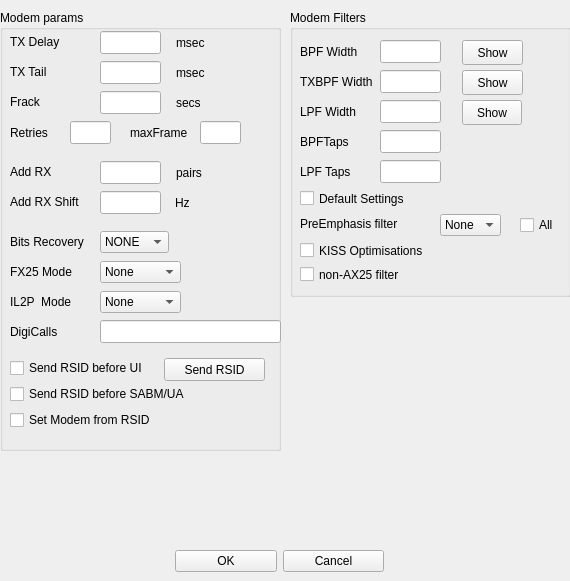
     <widget class="QWidget" name="scrollAreaWidgetContents_3">
      <property name="geometry">
       <rect>
        <x>0</x>
        <y>0</y>
        <width>570</width>
        <height>581</height>
       </rect>
      </property>
      <widget class="QGroupBox" name="filtersC">
       <property name="geometry">
        <rect>
         <x>290</x>
         <y>10</y>
         <width>281</width>
         <height>287</height>
        </rect>
       </property>
       <property name="title">
        <string>Modem Filters</string>
       </property>
       <widget class="QPushButton" name="showBPF_C">
        <property name="geometry">
         <rect>
          <x>172</x>
          <y>30</y>
          <width>61</width>
          <height>25</height>
         </rect>
        </property>
        <property name="text">
         <string>Show</string>
        </property>
       </widget>
       <widget class="QPushButton" name="showTXBPF_C">
        <property name="geometry">
         <rect>
          <x>172</x>
          <y>60</y>
          <width>61</width>
          <height>25</height>
         </rect>
        </property>
        <property name="text">
         <string>Show</string>
        </property>
       </widget>
       <widget class="QPushButton" name="showLPF_C">
        <property name="geometry">
         <rect>
          <x>172</x>
          <y>90</y>
          <width>60</width>
          <height>25</height>
         </rect>
        </property>
        <property name="text">
         <string>Show</string>
        </property>
       </widget>
       <widget class="QLineEdit" name="BPFWidthC">
        <property name="geometry">
         <rect>
          <x>90</x>
          <y>30</y>
          <width>61</width>
          <height>23</height>
         </rect>
        </property>
       </widget>
       <widget class="QLabel" name="label_35">
        <property name="geometry">
         <rect>
          <x>10</x>
          <y>30</y>
          <width>71</width>
          <height>23</height>
         </rect>
        </property>
        <property name="text">
         <string>BPF Width</string>
        </property>
       </widget>
       <widget class="QLabel" name="label_36">
        <property name="geometry">
         <rect>
          <x>10</x>
          <y>60</y>
          <width>81</width>
          <height>23</height>
         </rect>
        </property>
        <property name="text">
         <string>TXBPF Width</string>
        </property>
       </widget>
       <widget class="QLineEdit" name="TXBPFWidthC">
        <property name="geometry">
         <rect>
          <x>90</x>
          <y>60</y>
          <width>61</width>
          <height>23</height>
         </rect>
        </property>
       </widget>
       <widget class="QLabel" name="label_37">
        <property name="geometry">
         <rect>
          <x>10</x>
          <y>90</y>
          <width>71</width>
          <height>23</height>
         </rect>
        </property>
        <property name="text">
         <string>LPF Width</string>
        </property>
       </widget>
       <widget class="QLineEdit" name="LPFWidthC">
        <property name="geometry">
         <rect>
          <x>90</x>
          <y>90</y>
          <width>61</width>
          <height>23</height>
         </rect>
        </property>
       </widget>
       <widget class="QLineEdit" name="BPFTapsC">
        <property name="geometry">
         <rect>
          <x>90</x>
          <y>120</y>
          <width>61</width>
          <height>23</height>
         </rect>
        </property>
       </widget>
       <widget class="QLineEdit" name="LPFTapsC">
        <property name="geometry">
         <rect>
          <x>90</x>
          <y>150</y>
          <width>61</width>
          <height>23</height>
         </rect>
        </property>
       </widget>
       <widget class="QComboBox" name="preEmphC">
        <property name="geometry">
         <rect>
          <x>150</x>
          <y>204</y>
          <width>61</width>
          <height>22</height>
         </rect>
        </property>
        <item>
         <property name="text">
          <string>None</string>
         </property>
        </item>
        <item>
         <property name="text">
          <string>6 dB</string>
         </property>
        </item>
        <item>
         <property name="text">
          <string>12 dB</string>
         </property>
        </item>
       </widget>
       <widget class="QCheckBox" name="DefaultC">
        <property name="geometry">
         <rect>
          <x>10</x>
          <y>180</y>
          <width>171</width>
          <height>17</height>
         </rect>
        </property>
        <property name="text">
         <string>Default Settings</string>
        </property>
       </widget>
       <widget class="QCheckBox" name="KISSOptC">
        <property name="geometry">
         <rect>
          <x>10</x>
          <y>232</y>
          <width>166</width>
          <height>17</height>
         </rect>
        </property>
        <property name="text">
         <string>KISS Optimisations</string>
        </property>
       </widget>
       <widget class="QCheckBox" name="nonAX25C">
        <property name="geometry">
         <rect>
          <x>10</x>
          <y>256</y>
          <width>176</width>
          <height>17</height>
         </rect>
        </property>
        <property name="text">
         <string>non-AX25 filter</string>
        </property>
       </widget>
       <widget class="QLabel" name="label_38">
        <property name="geometry">
         <rect>
          <x>10</x>
          <y>120</y>
          <width>71</width>
          <height>23</height>
         </rect>
        </property>
        <property name="text">
         <string>BPFTaps</string>
        </property>
       </widget>
       <widget class="QLabel" name="label_39">
        <property name="geometry">
         <rect>
          <x>10</x>
          <y>150</y>
          <width>71</width>
          <height>23</height>
         </rect>
        </property>
        <property name="text">
         <string>LPF Taps</string>
        </property>
       </widget>
       <widget class="QLabel" name="label_40">
        <property name="geometry">
         <rect>
          <x>10</x>
          <y>203</y>
          <width>141</width>
          <height>22</height>
         </rect>
        </property>
        <property name="text">
         <string>PreEmphasis filter</string>
        </property>
       </widget>
       <widget class="QCheckBox" name="preEmphAllC">
        <property name="geometry">
         <rect>
          <x>230</x>
          <y>207</y>
          <width>51</width>
          <height>16</height>
         </rect>
        </property>
        <property name="text">
         <string>All</string>
        </property>
       </widget>
      </widget>
      <widget class="QWidget" name="layoutWidget_3">
       <property name="geometry">
        <rect>
         <x>175</x>
         <y>545</y>
         <width>209</width>
         <height>33</height>
        </rect>
       </property>
       <layout class="QHBoxLayout" name="_3">
        <property name="spacing">
         <number>6</number>
        </property>
        <property name="leftMargin">
         <number>0</number>
        </property>
        <property name="topMargin">
         <number>0</number>
        </property>
        <property name="rightMargin">
         <number>0</number>
        </property>
        <property name="bottomMargin">
         <number>0</number>
        </property>
        <item>
         <widget class="QPushButton" name="okButton_3">
          <property name="text">
           <string>OK</string>
          </property>
         </widget>
        </item>
        <item>
         <widget class="QPushButton" name="cancelButton_3">
          <property name="text">
           <string>Cancel</string>
          </property>
         </widget>
        </item>
       </layout>
      </widget>
      <widget class="QGroupBox" name="groupBox_3">
       <property name="geometry">
        <rect>
         <x>0</x>
         <y>10</y>
         <width>281</width>
         <height>441</height>
        </rect>
       </property>
       <property name="title">
        <string>Modem params</string>
       </property>
       <widget class="QLineEdit" name="RXShiftC">
        <property name="geometry">
         <rect>
          <x>100</x>
          <y>181</y>
          <width>61</width>
          <height>23</height>
         </rect>
        </property>
       </widget>
       <widget class="QLineEdit" name="TXDelayC">
        <property name="geometry">
         <rect>
          <x>100</x>
          <y>21</y>
          <width>61</width>
          <height>23</height>
         </rect>
        </property>
       </widget>
       <widget class="QLineEdit" name="TXTailC">
        <property name="geometry">
         <rect>
          <x>100</x>
          <y>51</y>
          <width>61</width>
          <height>23</height>
         </rect>
        </property>
       </widget>
       <widget class="QLineEdit" name="AddRXC">
        <property name="geometry">
         <rect>
          <x>100</x>
          <y>151</y>
          <width>61</width>
          <height>23</height>
         </rect>
        </property>
       </widget>
       <widget class="QComboBox" name="recoverBitC">
        <property name="geometry">
         <rect>
          <x>100</x>
          <y>221</y>
          <width>69</width>
          <height>22</height>
         </rect>
        </property>
        <item>
         <property name="text">
          <string>NONE</string>
         </property>
        </item>
        <item>
         <property name="text">
          <string>SINGLE</string>
         </property>
        </item>
       </widget>
       <widget class="QLabel" name="label_34">
        <property name="geometry">
         <rect>
          <x>10</x>
          <y>20</y>
          <width>71</width>
          <height>23</height>
         </rect>
        </property>
        <property name="text">
         <string>TX Delay</string>
        </property>
       </widget>
       <widget class="QLabel" name="label_41">
        <property name="geometry">
         <rect>
          <x>10</x>
          <y>50</y>
          <width>71</width>
          <height>23</height>
         </rect>
        </property>
        <property name="text">
         <string>TX Tail</string>
        </property>
       </widget>
       <widget class="QLabel" name="label_42">
        <property name="geometry">
         <rect>
          <x>10</x>
          <y>150</y>
          <width>71</width>
          <height>23</height>
         </rect>
        </property>
        <property name="text">
         <string>Add RX</string>
        </property>
       </widget>
       <widget class="QLabel" name="label_43">
        <property name="geometry">
         <rect>
          <x>10</x>
          <y>180</y>
          <width>71</width>
          <height>23</height>
         </rect>
        </property>
        <property name="text">
         <string>Add RX Shift</string>
        </property>
       </widget>
       <widget class="QLabel" name="label_44">
        <property name="geometry">
         <rect>
          <x>10</x>
          <y>220</y>
          <width>91</width>
          <height>23</height>
         </rect>
        </property>
        <property name="text">
         <string>Bits Recovery</string>
        </property>
       </widget>
       <widget class="QLabel" name="label_45">
        <property name="geometry">
         <rect>
          <x>176</x>
          <y>21</y>
          <width>71</width>
          <height>23</height>
         </rect>
        </property>
        <property name="text">
         <string>msec</string>
        </property>
       </widget>
       <widget class="QLabel" name="label_46">
        <property name="geometry">
         <rect>
          <x>176</x>
          <y>51</y>
          <width>71</width>
          <height>23</height>
         </rect>
        </property>
        <property name="text">
         <string>msec</string>
        </property>
       </widget>
       <widget class="QLabel" name="label_47">
        <property name="geometry">
         <rect>
          <x>176</x>
          <y>151</y>
          <width>71</width>
          <height>23</height>
         </rect>
        </property>
        <property name="text">
         <string>pairs</string>
        </property>
       </widget>
       <widget class="QLabel" name="label_48">
        <property name="geometry">
         <rect>
          <x>175</x>
          <y>181</y>
          <width>71</width>
          <height>23</height>
         </rect>
        </property>
        <property name="text">
         <string>Hz</string>
        </property>
       </widget>
       <widget class="QComboBox" name="fx25ModeC">
        <property name="geometry">
         <rect>
          <x>100</x>
          <y>251</y>
          <width>81</width>
          <height>22</height>
         </rect>
        </property>
        <item>
         <property name="text">
          <string>None</string>
         </property>
        </item>
        <item>
         <property name="text">
          <string>RX Only</string>
         </property>
        </item>
        <item>
         <property name="text">
          <string>RX+TX</string>
         </property>
        </item>
       </widget>
       <widget class="QLabel" name="label_49">
        <property name="geometry">
         <rect>
          <x>10</x>
          <y>250</y>
          <width>86</width>
          <height>23</height>
         </rect>
        </property>
        <property name="text">
         <string>FX25 Mode</string>
        </property>
       </widget>
       <widget class="QLabel" name="label_75">
        <property name="geometry">
         <rect>
          <x>10</x>
          <y>80</y>
          <width>71</width>
          <height>23</height>
         </rect>
        </property>
        <property name="text">
         <string>Frack</string>
        </property>
       </widget>
       <widget class="QLabel" name="label_76">
        <property name="geometry">
         <rect>
          <x>176</x>
          <y>81</y>
          <width>71</width>
          <height>23</height>
         </rect>
        </property>
        <property name="text">
         <string>secs</string>
        </property>
       </widget>
       <widget class="QLineEdit" name="FrackC">
        <property name="geometry">
         <rect>
          <x>100</x>
          <y>81</y>
          <width>61</width>
          <height>23</height>
         </rect>
        </property>
       </widget>
       <widget class="QCheckBox" name="RSIDSABM_C">
        <property name="geometry">
         <rect>
          <x>10</x>
          <y>374</y>
          <width>251</width>
          <height>20</height>
         </rect>
        </property>
        <property name="text">
         <string>Send RSID before SABM/UA</string>
        </property>
       </widget>
       <widget class="QCheckBox" name="RSID_3_SETMODEM">
        <property name="geometry">
         <rect>
          <x>10</x>
          <y>400</y>
          <width>171</width>
          <height>20</height>
         </rect>
        </property>
        <property name="text">
         <string>Set Modem from RSID</string>
        </property>
       </widget>
       <widget class="QCheckBox" name="RSIDUI_C">
        <property name="geometry">
         <rect>
          <x>10</x>
          <y>348</y>
          <width>171</width>
          <height>20</height>
         </rect>
        </property>
        <property name="text">
         <string>Send RSID before UI</string>
        </property>
       </widget>
       <widget class="QPushButton" name="SendRSID_3">
        <property name="geometry">
         <rect>
          <x>164</x>
          <y>348</y>
          <width>101</width>
          <height>23</height>
         </rect>
        </property>
        <property name="text">
         <string>Send RSID</string>
        </property>
       </widget>
       <widget class="QLabel" name="label_81">
        <property name="geometry">
         <rect>
          <x>10</x>
          <y>310</y>
          <width>71</width>
          <height>23</height>
         </rect>
        </property>
        <property name="text">
         <string>DigiCalls</string>
        </property>
       </widget>
       <widget class="QLineEdit" name="DigiCallsC">
        <property name="geometry">
         <rect>
          <x>100</x>
          <y>310</y>
          <width>181</width>
          <height>23</height>
         </rect>
        </property>
       </widget>
       <widget class="QLabel" name="label_89">
        <property name="geometry">
         <rect>
          <x>130</x>
          <y>111</y>
          <width>71</width>
          <height>23</height>
         </rect>
        </property>
        <property name="text">
         <string>maxFrame</string>
        </property>
       </widget>
       <widget class="QLineEdit" name="RetriesC">
        <property name="geometry">
         <rect>
          <x>70</x>
          <y>111</y>
          <width>41</width>
          <height>23</height>
         </rect>
        </property>
       </widget>
       <widget class="QLabel" name="label_77">
        <property name="geometry">
         <rect>
          <x>10</x>
          <y>111</y>
          <width>71</width>
          <height>23</height>
         </rect>
        </property>
        <property name="text">
         <string>Retries</string>
        </property>
       </widget>
       <widget class="QLineEdit" name="MaxFrameC">
        <property name="geometry">
         <rect>
          <x>200</x>
          <y>111</y>
          <width>41</width>
          <height>23</height>
         </rect>
        </property>
       </widget>
      </widget>
      <widget class="QComboBox" name="IL2PModeC">
       <property name="geometry">
        <rect>
         <x>100</x>
         <y>291</y>
         <width>81</width>
         <height>22</height>
        </rect>
       </property>
       <item>
        <property name="text">
         <string>None</string>
        </property>
       </item>
       <item>
        <property name="text">
         <string>RX Only</string>
        </property>
       </item>
       <item>
        <property name="text">
         <string>RX+TX</string>
        </property>
       </item>
       <item>
        <property name="text">
         <string>il2p Only</string>
        </property>
       </item>
      </widget>
      <widget class="QLabel" name="label_85">
       <property name="geometry">
        <rect>
         <x>10</x>
         <y>290</y>
         <width>86</width>
         <height>23</height>
        </rect>
       </property>
       <property name="text">
        <string>IL2P  Mode</string>
       </property>
      </widget>
     </widget>
